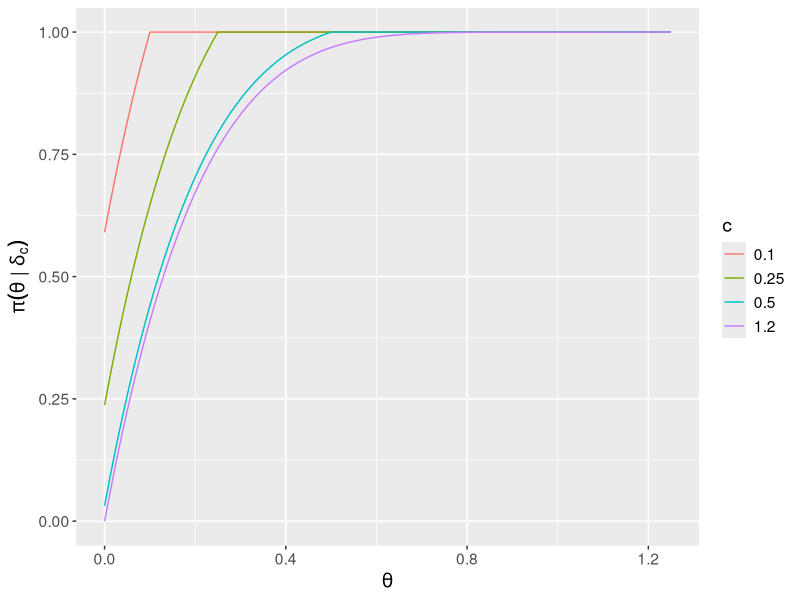

Source code (R):
## ---- chunk 1
library(tidyverse)
n <- 5
df_ls <- list()
c_vals <- c(0.1, 0.25, 0.5, 1.2)
for(i in 1:length(c_vals)){
  c <- c_vals[i]
  theta_seq <- seq(0, 1.25, 0.01)
  power_func <- 1 - ( (1-theta_seq)^n - (1-c)^n)
  power_func[theta_seq >= c] <- 1
  df_ls[[i]] <- data.frame(power_func, theta_seq, c = c)
}
do.call(rbind, df_ls) |>
  mutate( c = factor(c)) |>
  ggplot(aes(x = theta_seq, y = power_func, col = c)) +
  geom_line() +
  labs(x = expression(theta),
       y = expression(pi ( theta ~ "|" ~ delta[c]))) +
  theme(text = element_text(size = 14))
